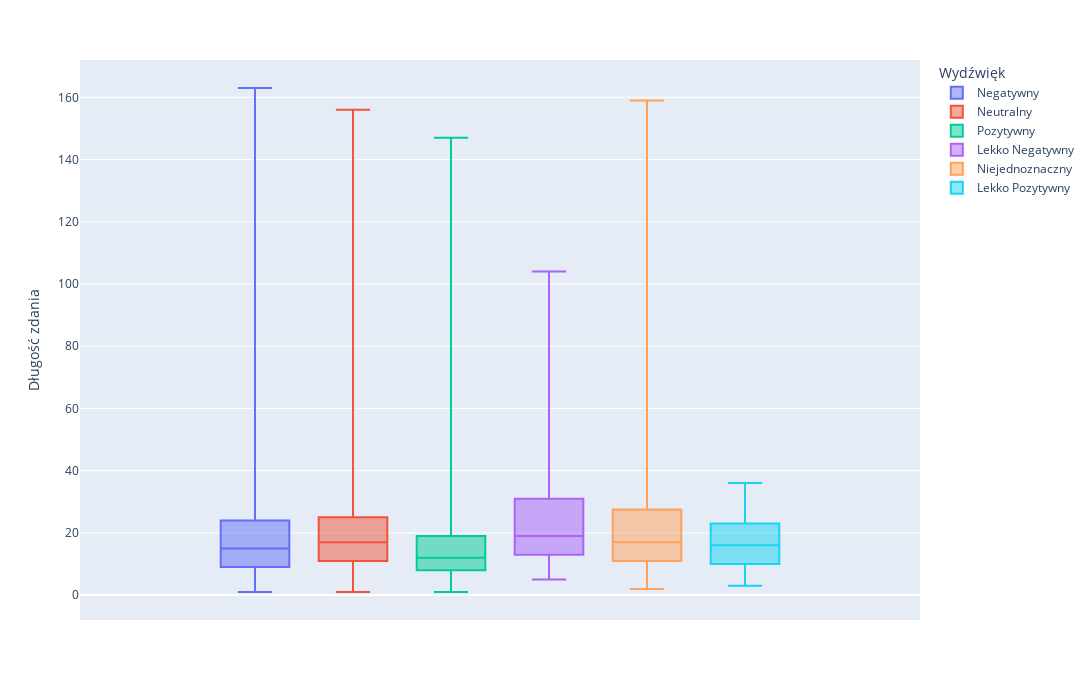

This figure's notebook cell:
### Markdown cell above
# Długość zdań

### Code cell
train_df['sentence_length'] = train_df['text'].apply(lambda x: len(x.split()))
px.box(train_df, y='sentence_length', color='label', points=False, labels={'sentence_length': 'Długość zdania', 'label': 'Wydźwięk'}, width=1200, height=700)

### Figure 1 — Plotly figure (JSON) as saved in the notebook; plotly's stock layout.template omitted (floating-point values rounded to 4 significant figures; data arrays with more than 128 entries replaced by an {"elided": "..."} marker saying what was removed)
{"data": [{"alignmentgroup": "True", "boxpoints": false, "hovertemplate": "Wydźwięk=Negatywny<br>Długość zdania=%{y}<extra></extra>", "legendgroup": "Negatywny", "marker": {"color": "#636efa"}, "name": "Negatywny", "notched": false, "offsetgroup": "Negatywny", "orientation": "v", "showlegend": true, "type": "box", "x0": " ", "xaxis": "x", "y": {"elided": "10742 int values"}, "y0": " ", "yaxis": "y"}, {"alignmentgroup": "True", "boxpoints": false, "hovertemplate": "Wydźwięk=Neutralny<br>Długość zdania=%{y}<extra></extra>", "legendgroup": "Neutralny", "marker": {"color": "#EF553B"}, "name": "Neutralny", "notched": false, "offsetgroup": "Neutralny", "orientation": "v", "showlegend": true, "type": "box", "x0": " ", "xaxis": "x", "y": {"elided": "8935 int values"}, "y0": " ", "yaxis": "y"}, {"alignmentgroup": "True", "boxpoints": false, "hovertemplate": "Wydźwięk=Pozytywny<br>Długość zdania=%{y}<extra></extra>", "legendgroup": "Pozytywny", "marker": {"color": "#00cc96"}, "name": "Pozytywny", "notched": false, "offsetgroup": "Pozytywny", "orientation": "v", "showlegend": true, "type": "box", "x0": " ", "xaxis": "x", "y": {"elided": "8310 int values"}, "y0": " ", "yaxis": "y"}, {"alignmentgroup": "True", "boxpoints": false, "hovertemplate": "Wydźwięk=Lekko Negatywny<br>Długość zdania=%{y}<extra></extra>", "legendgroup": "Lekko Negatywny", "marker": {"color": "#ab63fa"}, "name": "Lekko Negatywny", "notched": false, "offsetgroup": "Lekko Negatywny", "orientation": "v", "showlegend": true, "type": "box", "x0": " ", "xaxis": "x", "y": [45, 26, 11, 13, 11, 62, 30, 19, 55, 13, 33, 43, 9, 32, 13, 12, 9, 32, 104, 17, 21, 5, 35, 18, 79, 13, 40, 19, 18, 14, 22, 13, 50, 18, 19, 74, 46, 25, 28, 12, 71, 20, 18, 50, 24, 14, 10, 15, 19, 10, 10, 19, 16, 16, 23, 82, 25, 22, 17, 26, 30, 8, 18, 22, 12, 8, 9, 27, 18, 56, 27, 11], "y0": " ", "yaxis": "y"}, {"alignmentgroup": "True", "boxpoints": false, "hovertemplate": "Wydźwięk=Niejednoznaczny<br>Długość zdania=%{y}<extra></extra>", "legendgroup": "Niejednoznaczny", "marker": {"color": "#FFA15A"}, "name": "Niejednoznaczny", "notched": false, "offsetgroup": "Niejednoznaczny", "orientation": "v", "showlegend": true, "type": "box", "x0": " ", "xaxis": "x", "y": {"elided": "472 int values"}, "y0": " ", "yaxis": "y"}, {"alignmentgroup": "True", "boxpoints": false, "hovertemplate": "Wydźwięk=Lekko Pozytywny<br>Długość zdania=%{y}<extra></extra>", "legendgroup": "Lekko Pozytywny", "marker": {"color": "#19d3f3"}, "name": "Lekko Pozytywny", "notched": false, "offsetgroup": "Lekko Pozytywny", "orientation": "v", "showlegend": true, "type": "box", "x0": " ", "xaxis": "x", "y": [10, 29, 10, 19, 14, 8, 32, 36, 18, 7, 30, 22, 13, 26, 22, 26, 8, 7, 5, 10, 3, 3, 16, 17, 13, 19, 13, 21, 14, 33, 9, 25, 13, 13, 19, 23, 34, 5, 12, 4, 22, 10, 29, 20, 13, 13, 23, 23, 5, 34, 24], "y0": " ", "yaxis": "y"}], "layout": {"boxmode": "group", "height": 700, "legend": {"title": {"text": "Wydźwięk"}, "tracegroupgap": 0}, "margin": {"t": 60}, "width": 1200, "xaxis": {"anchor": "y", "domain": [0, 1]}, "yaxis": {"anchor": "x", "domain": [0, 1], "title": {"text": "Długość zdania"}}}}
